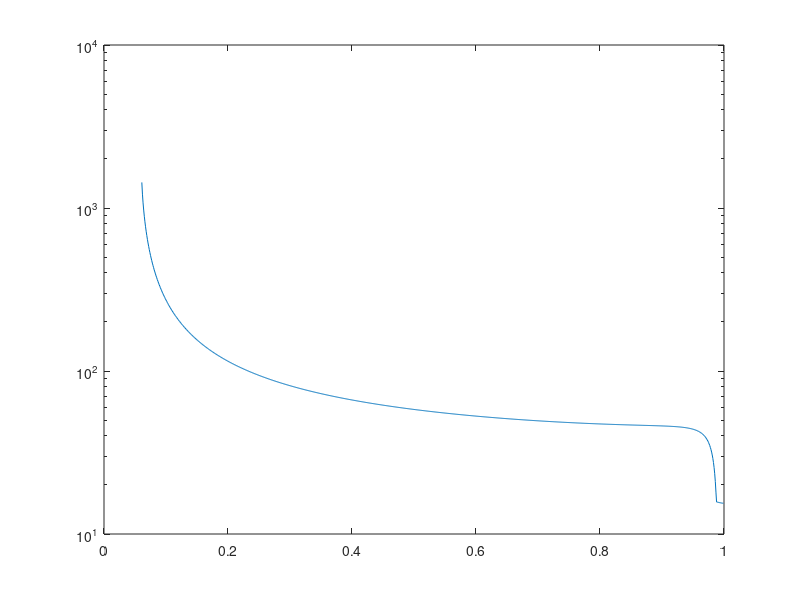

Reproduce this figure in MATLAB.
%calculate surface resistance
%coarse sand
clear
%constant
xi=-1.469e-5;% Young_Laplace equation constant(assuming contact angle is zero)
psi_0=-5e4;%matric potential that corresponds to zero liquid water saturation
tortuosity_0=0.66;%tortuosity of liquid water in soils when the liquid water saturation is zero
diffusivity=2.62e-5; %diffusivity of vapor at 22 centigrade

%experimental conditions
thickness_nsl=0.05;%thickness of the near?surface soil layer(NSL)
thickness_aero_edl=1e-3;%thickness of the external diffusive layer(EDL) by aerodynamics

%parameters about soil
radius_particle=0.7e-3;%average particle size
psi_p=-10;%matric potential in the NSL corresponding to the initial liquid water saturation at early stage IV(m)
porosity=0.40;
saturation_residual=0.06;%residual liquid water saturation

%fitting parameter for the van Genuchten soil water retention curve
av=14.5;
nv=2.68;

n=0.5;%correction function between TSL and NSL

%variable
Thickness_surface_edl=[];%thickness of the external diffusive layer by surface resistance
K_vr_c=[];%relative conductance of vapor through the soil?air interface contributed to by the vaporization of the 
           %capillary water in the topmost soil layer
K_vr_v=[];%relative conductance of vapor through the soil?air interface contributed to by vapor generated from the 
           %vaporization plane beneath the dry soil layer
Surface_resistance=[];
R_0=[];%radius of water saturated pores(bottom of funnel)
R_m=[];%radius that corresponds to psi_m according to the Young?Laplace equation (m)
R_2=[];%radius of water saturated pores(top of funnel)
R_3=[];%radius of cylinder building block
Psi_m=[];%matric potential

for saturation=0.06:0.001:1%from residual saturation to 1

    water_content_residual=saturation_residual*porosity;
    water_content=saturation*porosity;
    saturation_effective=(water_content-water_content_residual)/(porosity-water_content_residual);
    
    psi_m=-1/av*((saturation_effective)^(nv/(1-nv))-1)^(1/nv);%van genuchten
    r_m=xi/psi_m;
    
Psi_m=[Psi_m,psi_m];
R_m=[R_m,r_m];    

    water_content_effective=porosity*saturation_effective^(1+n);
    
    r_0=-xi*av*((1+(av*-psi_m)^nv)^((nv-1)/nv)-(av*-psi_m)^(nv-1));%expectation of r from 0 to r_m
    r_2=r_0+radius_particle;
    r_3=r_m/water_content_effective^0.5;
    
R_0=[R_0,r_0];
R_2=[R_2,r_2];
R_3=[R_3,r_3];

if r_m>r_2
   r_m=r_2;
end
   thickness_surface_edl=r_2-r_m;
Thickness_surface_edl=[Thickness_surface_edl,thickness_surface_edl];

   k_vr_c=1/(1+(r_3^2*thickness_surface_edl/r_2^2/thickness_aero_edl)+...
       (r_m/2/thickness_aero_edl)*(1/water_content_effective-1/water_content_effective^0.5));
   k_vr_v=((thickness_aero_edl+thickness_surface_edl)*tortuosity_0*porosity*log(-psi_0))/...
       (thickness_nsl*log(-psi_m-psi_p));
   k_vr=k_vr_c*(1-k_vr_v)+k_vr_v;

K_vr_c=[K_vr_c,k_vr_c];
K_vr_v=[K_vr_v,k_vr_v];

   surface_resistance=(thickness_surface_edl+thickness_aero_edl)/(diffusivity*k_vr)-thickness_aero_edl/diffusivity;

Surface_resistance=[Surface_resistance,surface_resistance];

end

%plot
ii=0.06:0.001:1;
semilogy(ii,Surface_resistance);
hold on;
